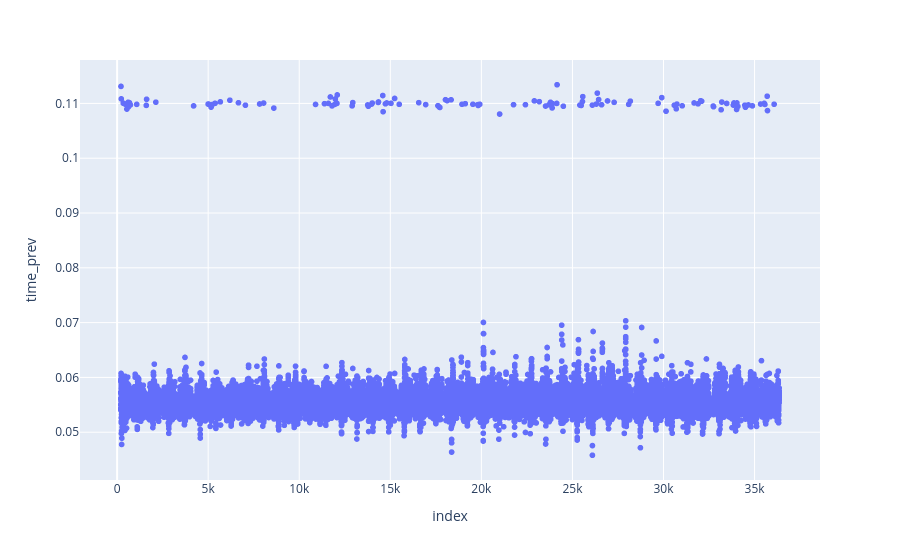

The cell this chart's notebook holds for it:
### Code cell
attributes: list[str] = [
    attr for attr in samples[0].__dir__() if not attr.startswith("_")
]
df = pd.DataFrame(
    [
        {k: getattr(s, k) for k in attributes}
        | {p: getattr(cs.local(s), p) for p in "xyz"}
        for s in samples
    ]
)
df = df.assign(timestamp=lambda d: pd.to_datetime(d["timestamp_ms"], unit="ms"))
df = df.assign(
    dist_prev=lambda d: (
        d["x"].diff().pow(2) + d["y"].diff().pow(2) + d["z"].diff().pow(2)
    ).pow(0.5),
    time_prev=lambda d: d["dist_prev"] / d["full_speed"],
)

dataset = df.iloc[200:].loc[
    lambda d: (d["timestamp"] == d["timestamp"].shift(+1))
    | (d["timestamp"] == d["timestamp"].shift(-1))
]
dataset.pipe(lambda d: px.scatter(d, y="time_prev"))

### Figure 1 — Plotly figure (JSON) as saved in the notebook; plotly's stock layout.template omitted (floating-point values rounded to 4 significant figures; data arrays with more than 128 entries replaced by an {"elided": "..."} marker saying what was removed)
{"data": [{"hovertemplate": "index=%{x}<br>time_prev=%{y}<extra></extra>", "legendgroup": "", "marker": {"color": "#636efa", "symbol": "circle"}, "mode": "markers", "name": "", "showlegend": false, "type": "scattergl", "x": {"elided": "36156 int values"}, "xaxis": "x", "y": {"elided": "36156 float values"}, "yaxis": "y"}], "layout": {"legend": {"tracegroupgap": 0}, "margin": {"t": 60}, "xaxis": {"anchor": "y", "domain": [0, 1], "title": {"text": "index"}}, "yaxis": {"anchor": "x", "domain": [0, 1], "title": {"text": "time_prev"}}}}
